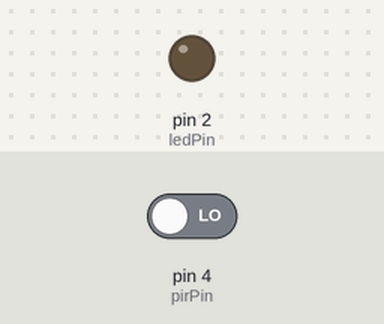
The sketch below on a simulated Arduino Uno, built with avr-gcc and run on an emulated ATmega328P. On the bench: output pins drawn as LEDs (lit = HIGH). The test bench sets the inputs (shaded band); at power-on: pin 4 (pirPin) LOW. What the sketch prints to the serial monitor is not drawn.

Above: at 1.2 s.
1.3 s: pin 4 (pirPin) driven HIGH
At 2.3 s:
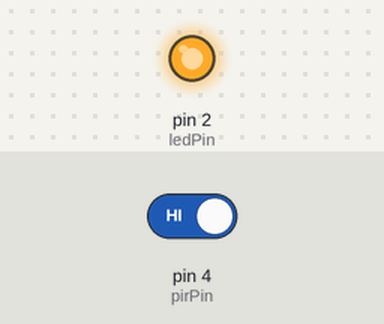
2.8 s: pin 4 (pirPin) driven LOW
At 3.4 s:
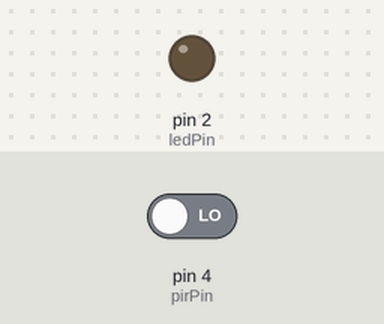
Timing chart, 0 to 5.8 s (numbered marks = the images above; inputs shaded):
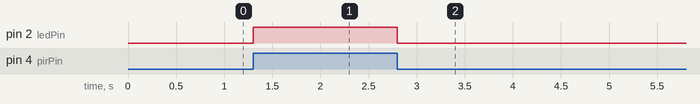

The sketch:

asdasd.ino
```cpp
int pirPin =4;
int ledPin = 2;
int timer;
bool setTime = false;

void setup() {
  // put your setup code here, to run once:
  pinMode(ledPin, OUTPUT); //указываем, что светодиод - выход
  pinMode(pirPin, INPUT);
  Serial.begin(9600);
}

void loop() {
  long nowTie;
  digitalWrite(ledPin, digitalRead(pirPin));
  // put your main code here, to run repeatedly:
  if(digitalRead(pirPin) == HIGH){

    setTime = true;
  }
  else nowTie = (millis() - timer)/1000;
  Serial.println(nowTie);
  if(setTime){
    timer = millis();
    setTime = false;
  }
}
```

Measured:
- after the input at 1.3 s, pin 2 (ledPin): LOW → HIGH at once
- after the input at 2.8 s, pin 2 (ledPin): HIGH → LOW at once
